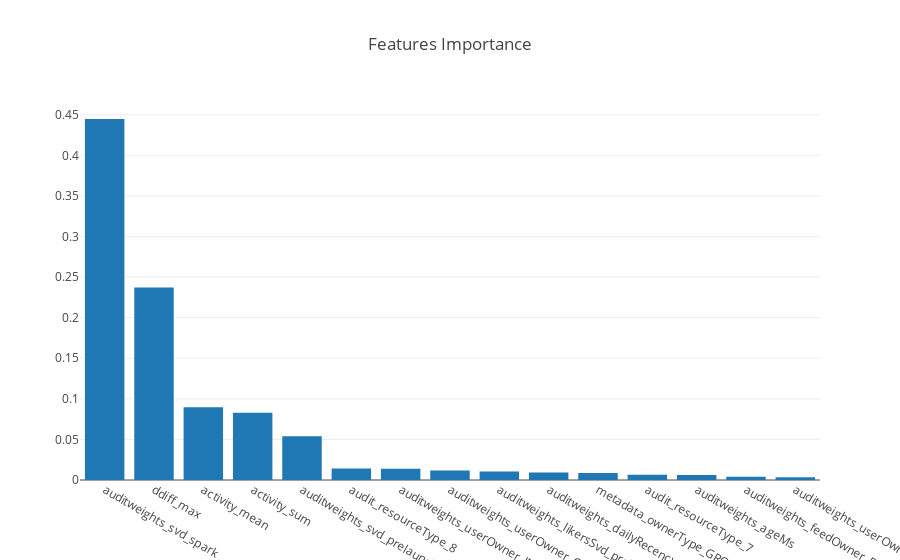

The cell this chart's notebook holds for it:
### Code cell
Bar(x.toList,y.toList).plot(title = "Features Importance")

### Figure 1 — Plotly figure (JSON) as saved in the notebook; plotly's stock layout.template omitted (floating-point values rounded to 4 significant figures)
{"data": [{"x": ["auditweights_svd_spark", "ddiff_max", "activity_mean", "activity_sum", "auditweights_svd_prelaunch", "audit_resourceType_8", "auditweights_userOwner_IMAGE", "auditweights_userOwner_CREATE_LIKE", "auditweights_likersSvd_prelaunch_hyper", "auditweights_dailyRecency", "metadata_ownerType_GROUP_OPEN_OFFICIAL", "audit_resourceType_7", "auditweights_ageMs", "auditweights_feedOwner_RECOMMENDED_GROUP", "auditweights_userOwner_TEXT"], "y": [0.4448, 0.2371, 0.08954, 0.08288, 0.05393, 0.01418, 0.01381, 0.01156, 0.01046, 0.009208, 0.008658, 0.006617, 0.006047, 0.00393, 0.003344], "type": "bar"}], "layout": {"title": "Features Importance"}}
